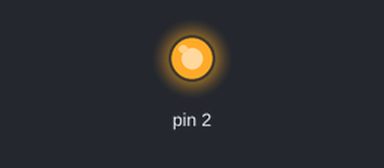
Simulated run of this program. Board: MicroPython board. Parts: output pins drawn as LEDs (lit = HIGH). What the program prints to the serial console is not drawn. At 4.5 s the program stops and its outputs stay as they are.

Above: at 0.1 s.
At 4.1 s:
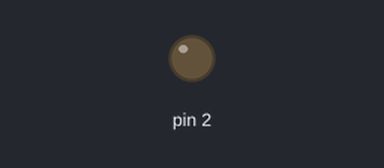
Timing chart, 0 to 5.6 s (numbered marks = the images above):
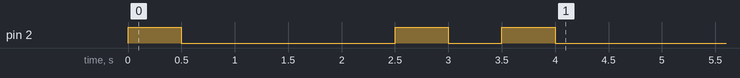

Measured:
- by itself, pin 2: goes HIGH 0.50 s, LOW 2.0 s, HIGH 0.50 s, LOW 0.50 s, HIGH 0.50 s, then LOW

The program:

led.py
```python
from machine import Pin
import time


class Led(Pin):
    def __init__(self, pin_number):
        super().__init__(pin_number, Pin.OUT)

    def toggle(self):
        self.value(not self.value())

    def pulse(self, duration=0.25):
        self.on()
        time.sleep(duration)
        self.off()

    def blink(self, duration=0.5, times=2):
        for _ in range(times):
            self.on()
            time.sleep(duration)
            self.off()
            time.sleep(duration)


if __name__ == "__main__":
    led = Led(2)

    led.pulse(0.5)
    time.sleep(2)
    led.blink()

    print("\nTesting class relationship...")
    print(issubclass(Led, Pin))
    print(isinstance(led, Led))
    print(isinstance(led, Pin))
```
